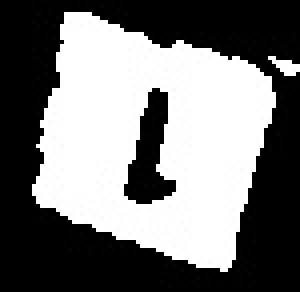
#> input picture chiffres/Numero1/1.JPG, 75 x 73 px (shown 4 times larger); its folder holds only this picture in this run
$ jupyter execute --allow-errors OtherMethods.ipynb   (Python 2 division)
#> lines starting #> are read from the running program, lines starting #| are printed output that depends on the picture; after the words box and inside, x2 and y2 are one past the last pixel; in counts of white or black regions, pixels touching at a corner belong together
# **Number detection algorithm**

## **Introduction**

This work

[cell 1]
import numpy as np
import matplotlib.pyplot as plt
import csv
import cv2 as cv
from scipy import ndimage
import os

[cell 2]
class Digit:
    def __init__(self, data, target):
        self.target = target
        self.width  = int(np.sqrt(len(data)))
        self.image  = data.reshape(self.width, self.width)
        self.features = {'var' : 0,
                         'std' : 0,
                         'mean_grad_M' : 0,
                         'std_grad_M'  : 0,
                         'mean_grad_D' : 0,
                         'std_grad_D'  : 0,
                         'mean_PC_X'   : 0,
                         'std_PC_X'    : 0,
                         'active_PC_X' : 0,
                         'mean_PC_Y'   : 0,
                         'std_PC_Y'    : 0,
                         'active_PC_Y' : 0}
        self.computeFeatures()

    def computeFeatures(self):
        # Feature computation
        mag, ang = sobel(self.image)
        pcx, pcy = pixel_count(self.image)

        self.features['var'] = np.var(self.image)
        self.features['std'] = np.std(self.image)
        self.features['mean_grad_M'] = np.mean(mag)
        self.features['std_grad_M'] =  np.std(mag)
        self.features['mean_grad_D'] = np.mean(ang)
        self.features['std_grad_D'] =  np.std(ang)
        self.features['mean_PC_X'] =   np.mean(pcx)
        self.features['std_PC_X'] =    np.std(pcx)
        self.features['active_PC_X'] = np.count_nonzero(pcx)
        self.features['mean_PC_Y'] =   np.mean(pcy)
        self.features['std_PC_Y'] =    np.std(pcy)
        self.features['active_PC_Y'] = np.count_nonzero(pcy)

    def __print__(self):
        print("Digit target: "+str(self.target))
        print("Digit features:")
        print(self.features)
        print("Digit image:")
        plt.gray()
        plt.matshow(self.image)
        plt.show()

#### **Feature extraction functions**

[cell 3]
def sobel(image):
    w = len(image)
    kernel_x = np.array([ [ 1, 0,-1],
                          [ 2, 0,-2],
                          [ 1, 0,-1] ])

    kernel_y = np.array([ [ 1, 2, 1],
                          [ 0, 0, 0],
                          [-1,-2,-1] ])

    grad_x = np.zeros([w - 2, w - 2])
    grad_y = np.zeros([w - 2, w - 2])

    for i in range(w - 2):
        for j in range(w - 2):
            grad_x[i, j] = sum(sum(image[i : i + 3, j : j + 3] * kernel_x))
            grad_y[i, j] = sum(sum(image[i : i + 3, j : j + 3] * kernel_y))
            if grad_x[i, j] == 0:
                grad_x[i, j] = 0.000001

    mag = np.sqrt(grad_y ** 2 + grad_x ** 2)
    ang = np.arctan(grad_y / (grad_x + np.finfo(float).eps))

    # Gradient computation

    return [mag,ang]

def pixel_count(image):
    pc_x = np.zeros(len(image))
    pc_y = np.zeros(len(image))

    # Pixel count computation
    for i in range(len(image)):
        pc_x[i] = np.count_nonzero(image[i, :])
        pc_y[i] = np.count_nonzero(image[:, i])

    return [pc_x, pc_y]

[cell 4]
class Dataset:
    def __init__(self, filename, length):
        self.filename = filename
        if length == -1:
            with open(self.filename, 'r') as csvfile:
                spamreader = csv.reader(csvfile, delimiter=',', quotechar='|', quoting=csv.QUOTE_NONNUMERIC)
                self.length = sum(1 for row in spamreader)
        else:
            self.length = length
            self.digits = []
        self.digits = self.createDigits()
        self.raw_features = [[float(f) for f in dig.features.values()] for dig in self.digits]
        self.raw_targets  = [[self.digits[i].target] for i in range(self.length)]

    def createDigits(self):
        # Parse the csv file row by row and create Digits on the fly
        digits = []
        with open(self.filename, 'r') as csvfile:
            spamreader = csv.reader(csvfile, delimiter = ',', quotechar = '|', quoting = csv.QUOTE_NONNUMERIC)
            for i, row in enumerate(spamreader):
                if i == self.length: break
                digits.append(Digit(np.array(row[:-1]), row[-1]))

        return digits

#### **Image Generation**

Just to change the image format, color, etc...

[cell 5]
image_path_1 = os.getcwd() + '/chiffres/Numero1/'
image_path_2 = os.getcwd() + '/chiffres/Numero2/'
image_path_3 = os.getcwd() + '/chiffres/Numero3/'
image_path_4 = os.getcwd() + '/chiffres/Numero4/'
image_path_5 = os.getcwd() + '/chiffres/Numero5/'
image_path_6 = os.getcwd() + '/chiffres/Numero6/'

image_path_chiffre = image_path_1
chiffre = image_path_chiffre[-2]

image_list = []
for x in os.listdir(image_path_chiffre):
    path_image = image_path_chiffre + x
    im = cv.imread(path_image, 0)
#> im is the input picture: shape (73, 75); min 0, max 255, mean 118.4
    image_list.append(im)

if os.path.isfile('test.csv'):
    os.remove('test.csv')
else:
    print 'file does not exist'

for im in image_list:

    inutile, thresh = cv.threshold(im, 225, 255, cv.THRESH_BINARY_INV)
    imgBGR = cv.cvtColor(im, cv.COLOR_GRAY2BGR)

    # [5 lines of commented-out code are left out]
    contours, hierarchy = cv.findContours(thresh, cv.RETR_TREE, cv.CHAIN_APPROX_SIMPLE)
    #plt.imshow(im, cmap='gray')

    size=len(contours)
    for i in range(0,size):
        #Calcul de l'aire de la zone
        diceContourArea = cv.contourArea(contours[i])
        #print(diceContourArea)
        if diceContourArea>20 and diceContourArea<250:
            # [6 lines of commented-out code are left out]

            x,y,w,h=cv.boundingRect(contours[i])#calcul des coordonnées de la zone
            cv.rectangle(imgBGR,(x,y),(x+w,y+h),(255,255,0),2)#affiche les rectangles sur l'image binaire
            diceROI = thresh[y-2:y+h+2,x-2:x+w+2]#extraction de la zone sur l'image

    # [7 lines of commented-out code are left out]

    centre_h, centre_w = ndimage.measurements.center_of_mass(diceROI)
    h, w = diceROI.shape
    n = 56
    black_image = np.zeros((n,n))

    # print black_image.shape

    black_image[int((n-h)/2):int(((n-h)/2)+h),int((n-w)/2):int(((n-w)/2)+w)] = diceROI


    #plt.imshow(black_image, cmap='gray')
    scale_percent = 50 # percent of original size
    width = int(black_image.shape[1] * scale_percent / 100)
    height = int(black_image.shape[0] * scale_percent / 100)
    dim = (width, height)
    # resize image
    resized = cv.resize(black_image, dim, interpolation = cv.INTER_AREA)
    #sortie = cv.resize(diceROI, None, fx = int(diceROI.shape[0]/20), fy = int(diceROI.shape[1]/20), interpolation = cv.INTER_CUBIC)


    A = np.asarray(resized).reshape(-1)

    row = []
    for result in A:
        row.append(result)

    row.append(float(chiffre))

    with open('test.csv', "a") as file:
        writer = csv.writer(file)
        writer.writerow(row)
#> this loop made 1 pass
#> (size, centre_h, centre_w, h, w, n, scale_percent, width) on pass 1: (3, 18.08, 8.02, 33, 17, 56, 50, 28)
#> pass 1, `inutile, thresh = cv.threshold(im, 225, 255, cv.THRESH_BINARY_INV)`:
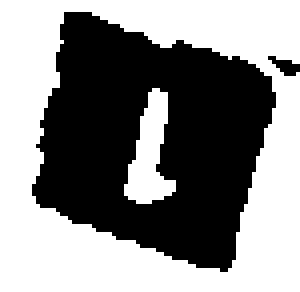
#> thresh: shape (73, 75) (shown 4 times larger); 53.6% white; 2 black regions, box (x1, y1, x2, y2) and area: (8, 3, 69, 68) 2521, (67, 14, 75, 19) 21
#> pass 1, `resized = cv.resize(black_image, dim, interpolation = cv.INTER_AREA)`:
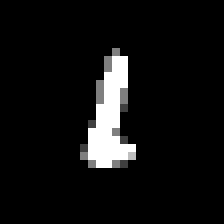
#> resized: shape (28, 28) float64 (shown 8 times larger); min 0, max 255, mean 16.6
#> after the loop:
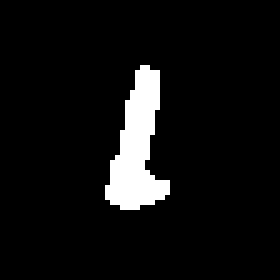
#> black_image: shape (56, 56) float64 (shown 5 times larger); 6.5% white; 1 white region, box (x1, y1, x2, y2) and area: (21, 13, 34, 42) 204
#> after the loop:
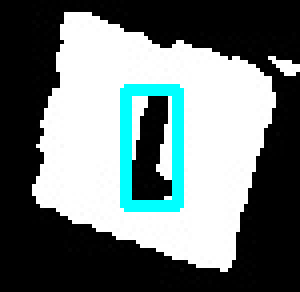
#> imgBGR: shape (73, 75, 3) (shown 4 times larger); mean B, G, R 119.6, 119.6, 108.1

if os.path.isfile('test.csv'):
    print "END"
else:
    print 'file does not exist'

#### **Dataset Generation**

Considering the long time necessary to compute the features of the entire dataset, it is recommended to only use a small part of the given csv file, although a large enough training set is necessary to train the model. The recommended values are 1800 and 600 for the training and testing sets, respectively.

[cell 6]
print("Creating training set")
#> (the rest of this cell did not finish here and is left out)

[cell 7]
print("Creating new testing set")

with open('test.csv') as f:
    lines = sum(1 for line in f)

new_testing_set = Dataset("test.csv",lines)
print 'done'

[cell 8]
def cvt_obj_nparray(dataset):
    X = np.zeros((dataset.length, 12))
    Y = np.zeros((dataset.length,))
    for i, digit in enumerate(dataset.digits):
        Y[i] = digit.target
        for j, feature in enumerate(digit.features):
            X[i, j] = digit.features[feature]
    return X, Y

#> (the rest of this cell did not finish here and is left out)

##### **Feature computation verification**

Verify that the features have been correctly computed before continuing the lab.

[cell 9]
for i in range(len(new_testing_set.digits)):
    new_testing_set.digits[i].__print__()

$ run again, on chiffres/Numero1/1.JPG1_rot_270.jpg
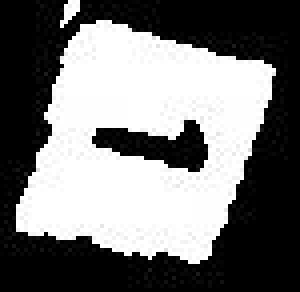
#> input picture chiffres/Numero1/1.JPG1_rot_270.jpg, 75 x 73 px (shown 4 times larger)
#> im is the input picture: shape (73, 75); min 0, max 255, mean 118.4
#> the loop `for im in image_list: ` made 1 pass
#> (size, centre_h, centre_w, h, w, n, scale_percent, width) on pass 1: (3, 7.98, 18.08, 17, 33, 56, 50, 28)
#> pass 1, `inutile, thresh = cv.threshold(im, 225, 255, cv.THRESH_BINARY_INV)`:
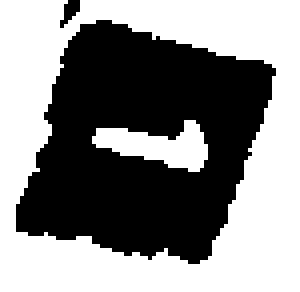
#> thresh: shape (73, 75) (shown 4 times larger); 53.7% white; 2 black regions (1 under 20 px), largest, box (x1, y1, x2, y2) and area: (4, 5, 69, 66) 2517
#> after the loop `for im in image_list:`:
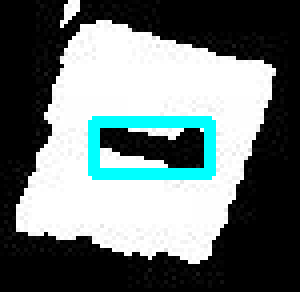
#> imgBGR: shape (73, 75, 3) (shown 4 times larger); mean B, G, R 119.4, 119.4, 107.9
